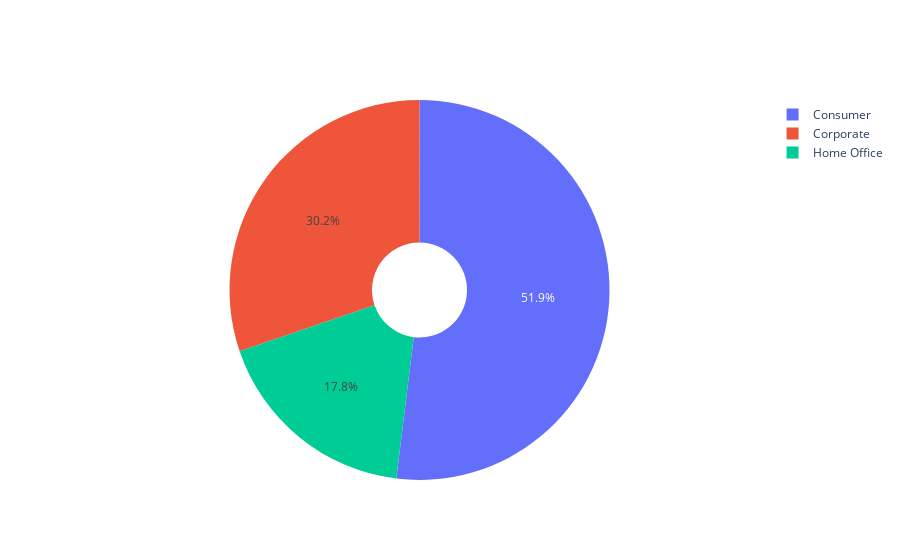

Source (notebook cell):
### Markdown cell above
# Segment of Customer

### Code cell
fig = go.Figure(go.Pie(labels = store['Segment'].value_counts().index, 
                       values = store['Segment'].value_counts(),
                       hole = 0.25))
fig.show()

### Figure 1 — Plotly figure (JSON) as saved in the notebook; plotly's stock layout.template omitted (floating-point values rounded to 4 significant figures)
{"data": [{"hole": 0.25, "labels": ["Consumer", "Corporate", "Home Office"], "type": "pie", "values": [5183, 3015, 1779]}], "layout": {}}
